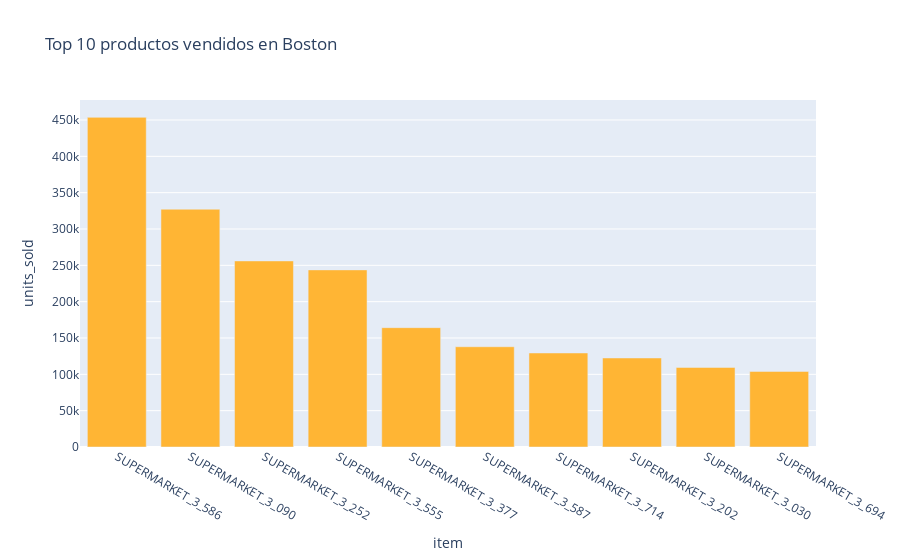
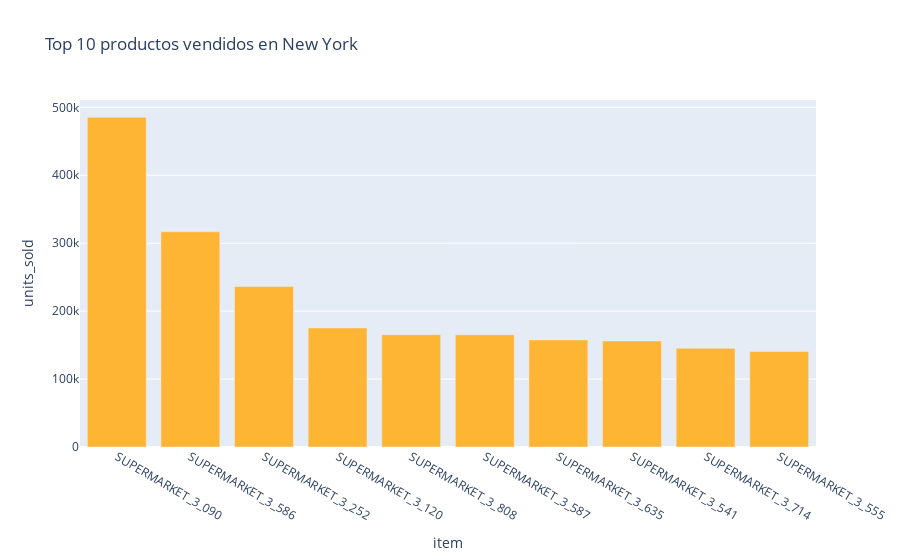

Notebook code cell kept with these figures, in order:
### Markdown cell above
Supermarket siempre prevalece

### Code cell
def plot_top10_items_by_region(df):
    df_grouped = df.groupby(['region', 'item']).sum('total_sales').reset_index()

    regions = df['region'].unique()

    for region in regions:
        df_region = df_grouped[df_grouped['region'] == region]

        df_top10 = df_region.nlargest(10, 'units_sold')

        fig = px.bar(df_top10, x='item', y='units_sold', title=f'Top 10 productos vendidos en {region}', color_discrete_sequence=["#ffb534"])
        fig.show()

plot_top10_items_by_region(df)

### Figure 1 — Plotly figure (JSON) as saved in the notebook; plotly's stock layout.template omitted (floating-point values rounded to 4 significant figures)
{"data": [{"alignmentgroup": "True", "hovertemplate": "item=%{x}<br>units_sold=%{y}<extra></extra>", "legendgroup": "", "marker": {"color": "#ffb534", "pattern": {"shape": ""}}, "name": "", "offsetgroup": "", "orientation": "v", "showlegend": false, "textposition": "auto", "type": "bar", "x": ["SUPERMARKET_3_586", "SUPERMARKET_3_090", "SUPERMARKET_3_252", "SUPERMARKET_3_555", "SUPERMARKET_3_377", "SUPERMARKET_3_587", "SUPERMARKET_3_714", "SUPERMARKET_3_202", "SUPERMARKET_3_030", "SUPERMARKET_3_694"], "xaxis": "x", "y": [453635, 327211, 256059, 243738, 164230, 137970, 129383, 122520, 109496, 104031], "yaxis": "y"}], "layout": {"barmode": "relative", "legend": {"tracegroupgap": 0}, "title": {"text": "Top 10 productos vendidos en Boston"}, "xaxis": {"anchor": "y", "domain": [0, 1], "title": {"text": "item"}}, "yaxis": {"anchor": "x", "domain": [0, 1], "title": {"text": "units_sold"}}}}

### Figure 2 — Plotly figure (JSON) as saved in the notebook; plotly's stock layout.template omitted (floating-point values rounded to 4 significant figures)
{"data": [{"alignmentgroup": "True", "hovertemplate": "item=%{x}<br>units_sold=%{y}<extra></extra>", "legendgroup": "", "marker": {"color": "#ffb534", "pattern": {"shape": ""}}, "name": "", "offsetgroup": "", "orientation": "v", "showlegend": false, "textposition": "auto", "type": "bar", "x": ["SUPERMARKET_3_090", "SUPERMARKET_3_586", "SUPERMARKET_3_252", "SUPERMARKET_3_120", "SUPERMARKET_3_808", "SUPERMARKET_3_587", "SUPERMARKET_3_635", "SUPERMARKET_3_541", "SUPERMARKET_3_714", "SUPERMARKET_3_555"], "xaxis": "x", "y": [485279, 316849, 236265, 175251, 165401, 165230, 157683, 156129, 145340, 140549], "yaxis": "y"}], "layout": {"barmode": "relative", "legend": {"tracegroupgap": 0}, "title": {"text": "Top 10 productos vendidos en New York"}, "xaxis": {"anchor": "y", "domain": [0, 1], "title": {"text": "item"}}, "yaxis": {"anchor": "x", "domain": [0, 1], "title": {"text": "units_sold"}}}}
